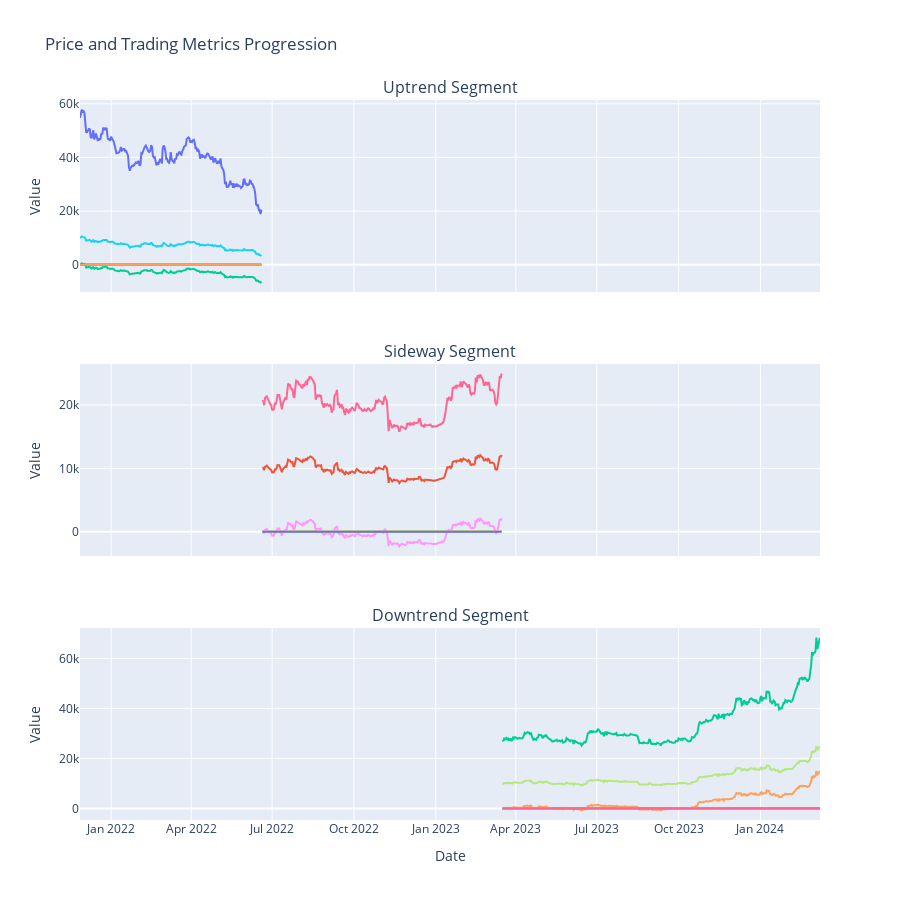

The notebook cell this image was saved under:
### Markdown cell above
### Subplot

### Code cell
# Manually segment your data
downtrend_start_idx = start_idx
downtrend_end_idx = 465

sideway_start_idx = 465
sideway_end_idx = 735

uptrend_start_idx =  735
uptrend_end_idx =  len(combined_dataframe['buyandhold'])

# Test strategy on each segment
downtrend_prices, downtrend_indicator_values, downtrend_profits, downtrend_cash, downtrend_bitcoin, downtrend_total = strategy(
    indcator=combined_dataframe['buyandhold'].copy().values[downtrend_start_idx:downtrend_end_idx].copy(),
    prices=combined_dataframe.price[downtrend_start_idx:downtrend_end_idx].copy().values)

sideway_prices, sideway_indicator_values, sideway_profits, sideway_cash, sideway_bitcoin, sideway_total = strategy(
    indcator=combined_dataframe['buyandhold'].copy().values[sideway_start_idx:sideway_end_idx].copy(),
    prices=combined_dataframe.price[sideway_start_idx:sideway_end_idx].copy().values)

uptrend_prices, uptrend_indicator_values, uptrend_profits, uptrend_cash, uptrend_bitcoin, uptrend_total = strategy(
    indcator=combined_dataframe['buyandhold'].copy().values[uptrend_start_idx:uptrend_end_idx].copy(),
    prices=combined_dataframe.price[uptrend_start_idx:uptrend_end_idx].copy().values)

# Collect dates for each segment
downtrend_dates = Dates[downtrend_start_idx:downtrend_end_idx]

sideway_dates = Dates[sideway_start_idx:sideway_end_idx]

uptrend_dates = Dates[uptrend_start_idx:uptrend_end_idx]



# Create tuples for each segment
uptrend_data = (uptrend_prices, uptrend_indicator_values, uptrend_profits, uptrend_cash, uptrend_bitcoin, uptrend_total, uptrend_dates)

sideway_data = (sideway_prices, sideway_indicator_values, sideway_profits, sideway_cash, sideway_bitcoin, sideway_total, sideway_dates)

downtrend_data = (downtrend_prices, downtrend_indicator_values, downtrend_profits, downtrend_cash, downtrend_bitcoin, downtrend_total, downtrend_dates)

# Plot the segments
subplot("buyandhold", downtrend_data, sideway_data, uptrend_data)

### Figure 1 — Plotly figure (JSON) as saved in the notebook; plotly's stock layout.template omitted (floating-point values rounded to 4 significant figures; data arrays with more than 128 entries replaced by an {"elided": "..."} marker saying what was removed)
{"data": [{"mode": "lines", "name": "Price", "type": "scatter", "x": {"elided": "205 str values"}, "xaxis": "x", "y": {"elided": "205 float values"}, "yaxis": "y"}, {"mode": "lines", "name": "buyandhold", "type": "scatter", "x": {"elided": "205 str values"}, "xaxis": "x", "y": {"elided": "205 int values"}, "yaxis": "y"}, {"mode": "lines", "name": "Profit", "type": "scatter", "x": {"elided": "205 str values"}, "xaxis": "x", "y": {"elided": "205 float values"}, "yaxis": "y"}, {"mode": "lines", "name": "Cash Balance", "type": "scatter", "x": {"elided": "205 str values"}, "xaxis": "x", "y": {"elided": "205 int values"}, "yaxis": "y"}, {"mode": "lines", "name": "Bitcoin Amount", "type": "scatter", "x": {"elided": "205 str values"}, "xaxis": "x", "y": {"elided": "205 float values"}, "yaxis": "y"}, {"mode": "lines", "name": "Total Balance", "type": "scatter", "x": {"elided": "205 str values"}, "xaxis": "x", "y": {"elided": "205 float values"}, "yaxis": "y"}, {"mode": "lines", "name": "Price", "type": "scatter", "x": {"elided": "270 str values"}, "xaxis": "x2", "y": {"elided": "270 float values"}, "yaxis": "y2"}, {"mode": "lines", "name": "buyandhold", "type": "scatter", "x": {"elided": "270 str values"}, "xaxis": "x2", "y": {"elided": "270 int values"}, "yaxis": "y2"}, {"mode": "lines", "name": "Profit", "type": "scatter", "x": {"elided": "270 str values"}, "xaxis": "x2", "y": {"elided": "270 float values"}, "yaxis": "y2"}, {"mode": "lines", "name": "Cash Balance", "type": "scatter", "x": {"elided": "270 str values"}, "xaxis": "x2", "y": {"elided": "270 int values"}, "yaxis": "y2"}, {"mode": "lines", "name": "Bitcoin Amount", "type": "scatter", "x": {"elided": "270 str values"}, "xaxis": "x2", "y": {"elided": "270 float values"}, "yaxis": "y2"}, {"mode": "lines", "name": "Total Balance", "type": "scatter", "x": {"elided": "270 str values"}, "xaxis": "x2", "y": {"elided": "270 float values"}, "yaxis": "y2"}, {"mode": "lines", "name": "Price", "type": "scatter", "x": {"elided": "358 str values"}, "xaxis": "x3", "y": {"elided": "358 float values"}, "yaxis": "y3"}, {"mode": "lines", "name": "buyandhold", "type": "scatter", "x": {"elided": "358 str values"}, "xaxis": "x3", "y": {"elided": "358 int values"}, "yaxis": "y3"}, {"mode": "lines", "name": "Profit", "type": "scatter", "x": {"elided": "358 str values"}, "xaxis": "x3", "y": {"elided": "358 float values"}, "yaxis": "y3"}, {"mode": "lines", "name": "Cash Balance", "type": "scatter", "x": {"elided": "358 str values"}, "xaxis": "x3", "y": {"elided": "358 int values"}, "yaxis": "y3"}, {"mode": "lines", "name": "Bitcoin Amount", "type": "scatter", "x": {"elided": "358 str values"}, "xaxis": "x3", "y": {"elided": "358 float values"}, "yaxis": "y3"}, {"mode": "lines", "name": "Total Balance", "type": "scatter", "x": {"elided": "358 str values"}, "xaxis": "x3", "y": {"elided": "358 float values"}, "yaxis": "y3"}], "layout": {"annotations": [{"font": {"size": 16}, "showarrow": false, "text": "Uptrend Segment", "x": 0.5, "xanchor": "center", "xref": "paper", "y": 1, "yanchor": "bottom", "yref": "paper"}, {"font": {"size": 16}, "showarrow": false, "text": "Sideway Segment", "x": 0.5, "xanchor": "center", "xref": "paper", "y": 0.6333, "yanchor": "bottom", "yref": "paper"}, {"font": {"size": 16}, "showarrow": false, "text": "Downtrend Segment", "x": 0.5, "xanchor": "center", "xref": "paper", "y": 0.2667, "yanchor": "bottom", "yref": "paper"}], "height": 900, "hovermode": "x unified", "showlegend": false, "title": {"text": "Price and Trading Metrics Progression"}, "xaxis": {"anchor": "y", "domain": [0, 1], "matches": "x3", "showticklabels": false}, "xaxis2": {"anchor": "y2", "domain": [0, 1], "matches": "x3", "showticklabels": false}, "xaxis3": {"anchor": "y3", "domain": [0, 1], "title": {"text": "Date"}}, "yaxis": {"anchor": "x", "domain": [0.7333, 1], "title": {"text": "Value"}}, "yaxis2": {"anchor": "x2", "domain": [0.3667, 0.6333], "title": {"text": "Value"}}, "yaxis3": {"anchor": "x3", "domain": [0, 0.2667], "title": {"text": "Value"}}}}
